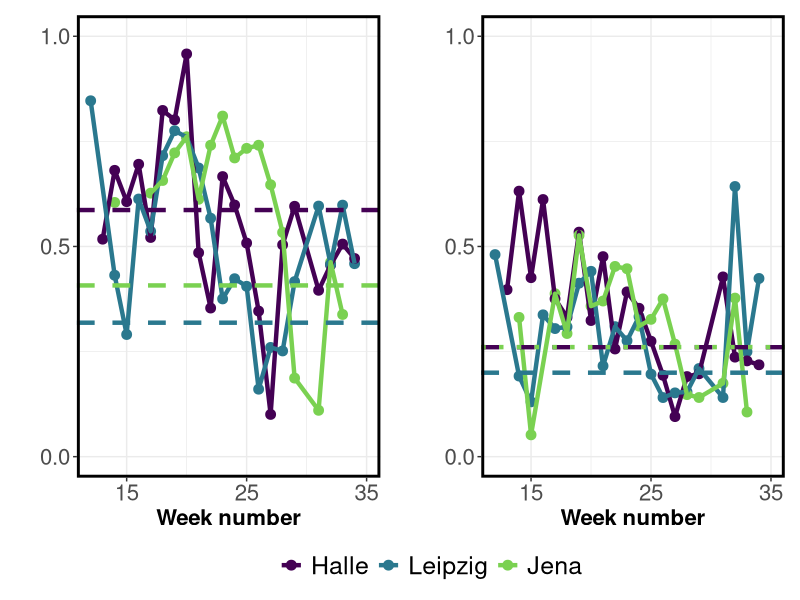

Write R code to recreate this figure.
## ---- chunk 1

library(dplyr)
library(tidyr)
library(readr)
library(ggplot2)
library(patchwork)

# Load data
d_prime_poll_interactions <- readr::read_csv("../../Data/Working_files/average_d_prime_by_week_corrected_by_int.csv") %>%
  dplyr::select(Botanical_garden, Week, av_dprime_poll, 
                av_dprime_poll_upper, av_dprime_poll_lower) %>%
  rename(av_dprime_poll_int = av_dprime_poll, 
         av_dprime_poll_int_upper = av_dprime_poll_upper, 
         av_dprime_poll_int_lower = av_dprime_poll_lower)

d_prime_poll_abundance <- readr::read_csv("../../Data/Working_files/average_d_prime_by_week_corrected_by_ab.csv") %>%
  dplyr::select(Botanical_garden, Week, av_dprime_poll, 
                av_dprime_poll_upper, av_dprime_poll_lower) %>%
  rename(av_dprime_poll_ab = av_dprime_poll, 
         av_dprime_poll_ab_upper = av_dprime_poll_upper, 
         av_dprime_poll_ab_lower = av_dprime_poll_lower)

average_specialization <- d_prime_poll_interactions %>%
  left_join(d_prime_poll_abundance, by = c("Botanical_garden","Week"))

average_specialization_SEASON_int <- readr::read_csv("../../Data/Working_files/average_d_prime_by_SEASON_corrected_by_int.csv")
average_specialization_SEASON_ab <- readr::read_csv("../../Data/Working_files/average_d_prime_by_SEASON_corrected_by_ab.csv")

# First plot

average_specialization$Botanical_garden = factor(average_specialization$Botanical_garden,
                                                 levels = c("Halle", "Leipzig", "Jena"))

plot_av_dprime_poll_interactions <- ggplot(average_specialization, aes(x=Week, y=av_dprime_poll_int, color=Botanical_garden)) +
  geom_point(size=3) +
  geom_line(linewidth=1.5) +
  scale_colour_manual(values=c("#440154FF", "#2A788EFF", "#7AD151FF")) +
  geom_hline(yintercept=average_specialization_SEASON_int$av_dprime_poll[average_specialization_SEASON_int$Botanical_garden=="Jena"],
             linewidth=1.5, color="#2A788EFF", linetype="dashed") +
  geom_hline(yintercept=average_specialization_SEASON_int$av_dprime_poll[average_specialization_SEASON_int$Botanical_garden=="Halle"],
             linewidth=1.5, color="#440154FF", linetype="dashed") +
  geom_hline(yintercept=average_specialization_SEASON_int$av_dprime_poll[average_specialization_SEASON_int$Botanical_garden=="Leipzig"],
             linewidth=1.5, color="#7AD151FF", linetype="dashed") +
  labs(x="Week number", y=" ", title=NULL, color=NULL) +
  theme_bw() +
  theme(legend.position="bottom", legend.title=element_blank(),
        legend.text=element_text(size=18),
        axis.text=element_text(size=16),
        axis.title=element_text(size=16, face="bold"),
        plot.title=element_text(size=16, face="bold"),
        strip.text=element_text(size=18),
         panel.border = element_rect(colour = "black", fill=NA, size=2)) +
  guides(fill="none") +
  scale_y_continuous(breaks=c(0, 0.5, 1), limits=c(0, 1), expand=expansion(mult=c(0.05, 0.05))) +
  scale_x_continuous(breaks=c(15, 25, 35), limits=c(12, 35))

# Second plot
plot_av_dprime_poll_abundance <- ggplot(average_specialization, aes(x=Week, y=av_dprime_poll_ab, color=Botanical_garden)) +
  geom_point(size=3) +
  geom_line(linewidth=1.5) +
  scale_colour_manual(values=c("#440154FF", "#2A788EFF", "#7AD151FF")) +
  geom_hline(yintercept=average_specialization_SEASON_ab$av_dprime_poll[average_specialization_SEASON_ab$Botanical_garden=="Jena"],
             linewidth=1.5, color="#2A788EFF", linetype="dashed") +
  geom_hline(yintercept=average_specialization_SEASON_ab$av_dprime_poll[average_specialization_SEASON_ab$Botanical_garden=="Halle"],
             linewidth=1.5, color="#440154FF", linetype="dashed") +
  geom_hline(yintercept=average_specialization_SEASON_ab$av_dprime_poll[average_specialization_SEASON_ab$Botanical_garden=="Leipzig"],
             linewidth=1.5, color="#7AD151FF", linetype="dotted") +
  labs(x="Week number", y="  \n  ", title=NULL, color=NULL) +
  theme_bw() +
  theme(legend.position="bottom", legend.title=element_blank(),
        legend.text=element_text(size=18),
        axis.text=element_text(size=16),
        axis.title=element_text(size=16, face="bold"),
        plot.title=element_text(size=16, face="bold"),
        strip.text=element_text(size=18),
         panel.border = element_rect(colour = "black", fill=NA, size=2)) +
  guides(fill="none") +
  scale_y_continuous(breaks=c(0, 0.5, 1), limits=c(0, 1), expand=expansion(mult=c(0.05, 0.05))) +
  scale_x_continuous(breaks=c(15, 25, 35), limits=c(12, 35))

# Combine plots with a single legend
combined_plot <- (plot_av_dprime_poll_interactions | plot_av_dprime_poll_abundance) + 
  plot_layout(guides = "collect") & 
  theme(legend.position = 'bottom')

print(combined_plot)
